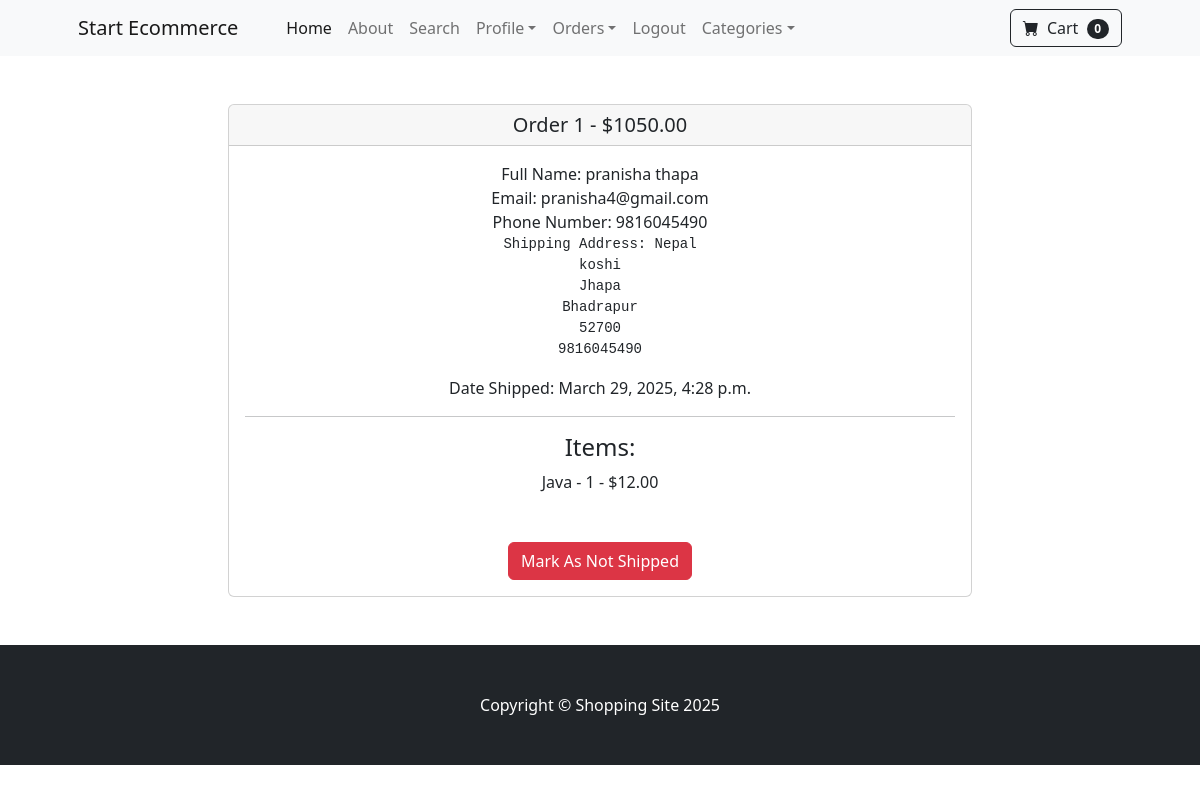
The page /payment/orders1 (signed in) on the database as committed earlier.
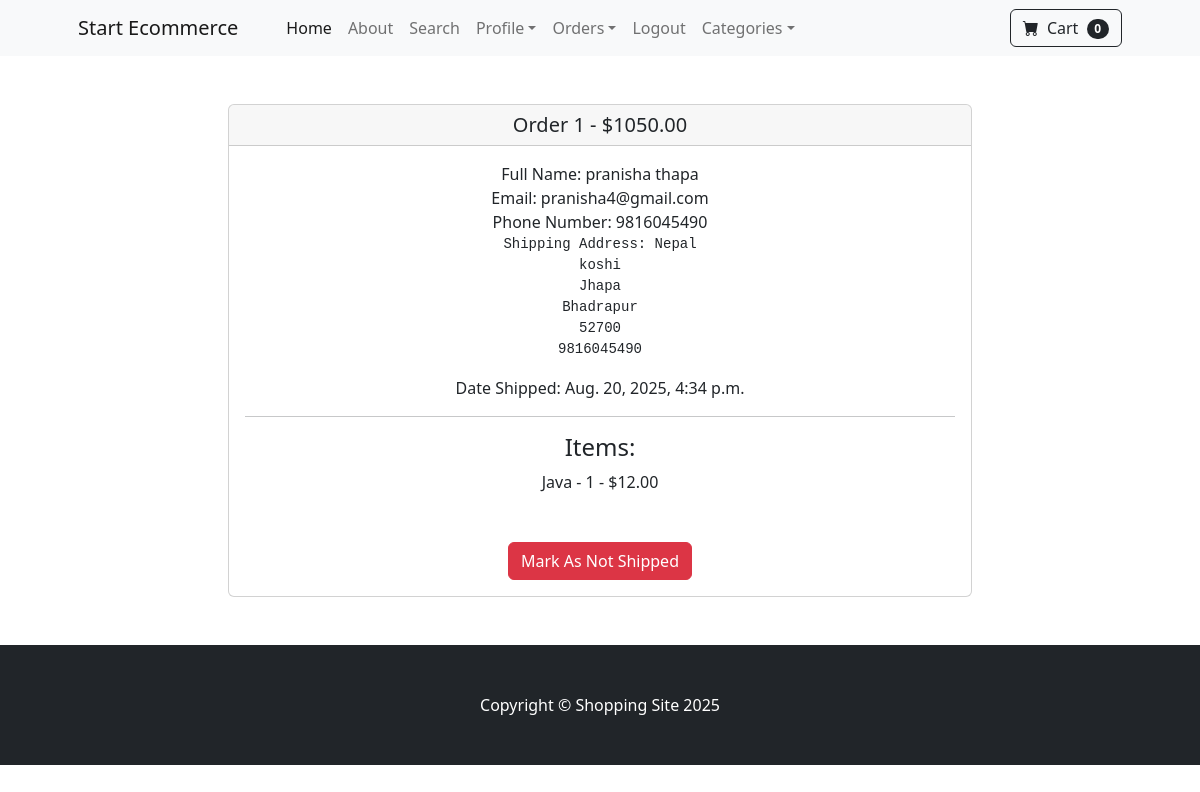
The same page on the database as committed later.
### payment/models.py (models this page shows, shortened)
class Order(models.Model):
    user=models.ForeignKey(User,on_delete=models.CASCADE,null=True,blank=True)
    full_name=models.CharField(max_length=200)
    email=models.EmailField(max_length=200)
    phone_number=models.CharField(max_length=15,blank=True)
    shipping_address=models.TextField(max_length=500)
    amount_paid=models.DecimalField(max_digits=10,decimal_places=2)
    date_ordered=models.DateTimeField(auto_now_add=True)
    shipped=models.BooleanField(default=False)
    date_shipped=models.DateTimeField(blank=True,null=True)

### payment/views.py (the view, shortened to what this page needs)
# urls.py: path('orders<int:pk>',views.orders,name='orders'),
def orders(request, pk):
    if request.user.is_authenticated and request.user.is_superuser:
        order = Order.objects.get(pk=pk)
        order_items = OrderItem.objects.filter(order=pk)
        return render(request, 'orders.html', {'order': order, 'order_items': order_items})
    else:
        messages.success(request, 'Access Denied')
        return redirect('index')

### cart/cart.py (called while the page is built)
    def __len__(self):
        return len(self.cart)

### cart/context_processors.py (called while the page is built)
def cart(request):
    return {'cart': Cart(request)}

### store/models.py (called while the page is built)
    def __str__(self):
        return self.name

### payment/templates/orders.html (shortened to what this page needs)
{% extends "base.html" %}
{% block content%}
<!DOCTYPE html>
<html>
    <head>
    </head>
    <body>
        <div class="container">
            <div class="row">
                <center>
                    <div class="col-8">
                        <br><br>
                        <div class="card">
                            <h5 class="card-header">Order {{order.id}} - ${{order.amount_paid}}</h5>
                            <div class="card-body">
                            Full Name: {{order.full_name}}<br>
                            Email: {{order.email}}<br>
                            Phone Number: {{order.phone_number}}<br>
                            <pre>Shipping Address: {{order.shipping_address}}</pre>
                            {% if order.shipped%}
                            Date Shipped: {{order.date_shipped}}<br>
                            {% else %}
                            Date Ordered: {{order.date_ordered}}<br>
                            {% endif %}
                            <hr>
                            <div>
                                <h4>Items:</h4>
                                    {% for item in order_items %}
                                        {{item.product}} - {{item.quantity}} - ${{item.price}}<br>
                                    {% endfor %}
                                <br><br>
                            </div>
                                {% if not order.shipped %}
                                    <form action="" method="POST">
                                    {% csrf_token %}
                                    <input type="hidden" name="shipping_status" value="true">
                                    <button type="submit" class="btn btn-success">Mark As Shipped</button>
                                </form>
                                    {% else %}
                                        <form action="" method="POST">
                                        <button type="submit" class="btn btn-danger">Mark As Not Shipped</button>
                                    </form>
                                    {% endif %}
                            </div>
                          </div>
                        <br><br>
                    </div>
                </center>
            </div>
            </div>
    </body>
</html>
{% endblock %}

Rows that differ between the two databases and show on the page:
changed Order "pranisha thapa": date_shipped "March 29, 2025, 4:28 p.m." → "Aug. 20, 2025, 4:34 p.m."
